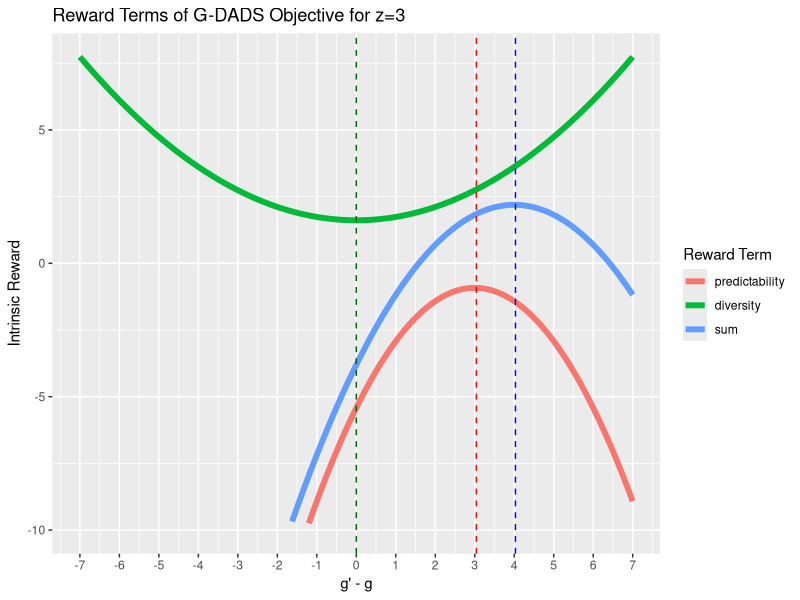
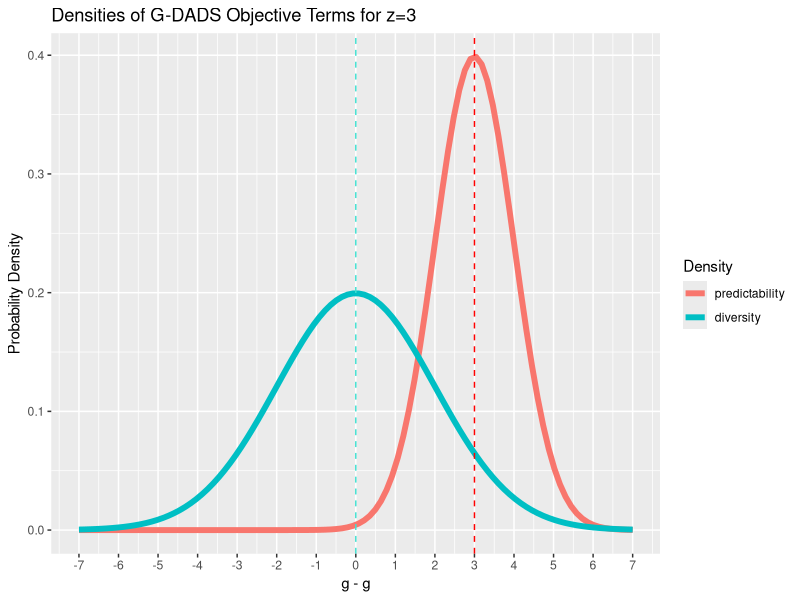

These figures' R source, in order:
library(ggplot2)
library(data.table)

x <- seq(-7, 7, length.out = 100)
z <- 3.0

probs <- data.table(x = x,
                    predictability = dnorm(x, mean = z),
                    diversity = dnorm(x, sd = 2))
rews <- data.table(x = x,
                   predictability = probs[, log(predictability)],
                   diversity = probs[, -log(diversity)])
rews[, "sum" := predictability + diversity]

plotRewardTerms <- function() {
    wide <- melt(rews,  id.vars = "x")
    wide[, `Reward Term` := variable]
    ggplot(wide, aes(x = x, y = value, color = `Reward Term`)) +
        geom_line(size = 2) + xlim(-7, 7) + ylim(-10, NA) +
        xlab("g' - g") + ylab("Intrinsic Reward") +
        ggtitle("Reward Terms of G-DADS Objective for z=3") +
        geom_vline(xintercept = c(0,
                                  rews[which.max(predictability), x],
                                  rews[which.max(sum), x]),
                   linetype = "dashed", color = c("darkgreen", "red", "blue")) +
        scale_x_continuous(breaks = -7:7)
}
plotRewardTerms()

wide <- melt(probs, id.vars = "x")
wide[, Density := variable]
ggplot(wide, aes(x = x, y = value, color = Density)) +
    geom_line(size = 2) + xlab("g - g") + ylab("Probability Density") +
    ggtitle("Densities of G-DADS Objective Terms for z=3") +
    scale_x_continuous(breaks = -7:7) +
    geom_vline(xintercept = c(0, 3), linetype = "dashed",
               color = c("turquoise", "red"))
